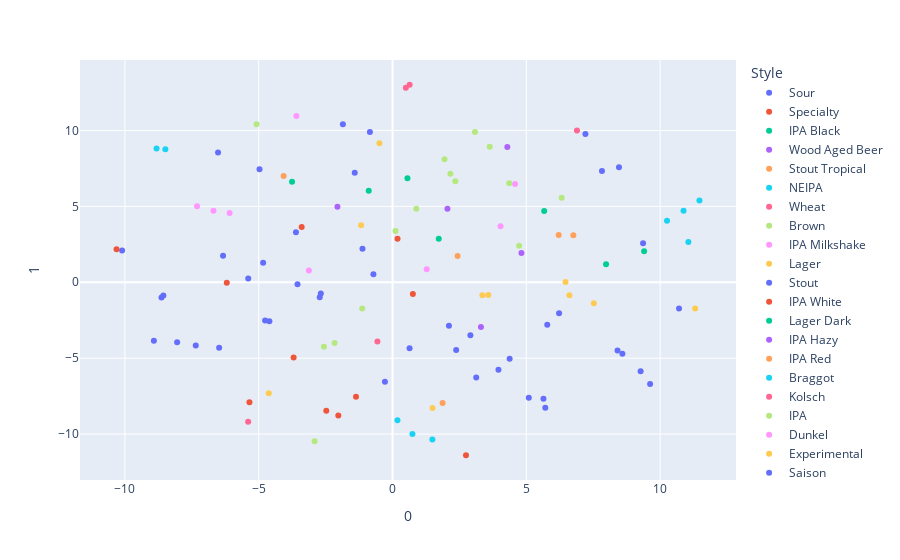

Source (notebook cell):
### Code cell
fig = px.scatter(tsne_df,
                 x=0,
                 y=1,
                 color="Style",
                 hover_data=["Beer", "Section", "Number"]
                )
fig.show()

### Figure 1 — Plotly figure (JSON) as saved in the notebook; plotly's stock layout.template omitted (floating-point values rounded to 4 significant figures)
{"data": [{"customdata": [["Boba Beer", 1, 1], ["Go! Go! Ichigo!", 1, 6], ["Lavender Cheesecake", 1, 12], ["Cherry Maguire", 1, 15], ["OnlyFlans", 1, 19], ["Long Island Iced Tea Sour", 2, 22], ["Violet Beauregarde's Blueberry Marshmallow Lactose Sour Ale", 2, 25], ["Bananarama Pina Colada", 2, 29], ["Squishee", 2, 32], ["Black Forrest Cake Sour", 2, 37], ["Cotton Candy Sour", 3, 44], ["Chrome Fury", 3, 48], ["Imperial Lemon Meringue Tart Sour", 3, 51], ["Salvaged Sour - Apple & Rhubarb Crumble Pastry Imperial Sour", 3, 55], ["Lush Guava Beer - Green Beacon x Vodka Cruiser Collaboration", 3, 58], ["Elektro Sour Wormhole", 3, 59], ["Carnival Sour", 4, 61], ["Weekend At Willies", 4, 66], ["Choc Cherry Bomb", 4, 70], ["G and T Gose", 4, 73], ["VoVo Whip", 4, 77], ["Almighty Asam", 5, 83], ["Pizza beer", 5, 88], ["Fruits on Fire", 5, 91], ["Feedback", 5, 93], ["Gulls Just Wanna Have Fun (Fish & Chip Gose)", 5, 98], ["Frootie & The Blowfish", 6, 108]], "hovertemplate": "Style=Sour<br>0=%{x}<br>1=%{y}<br>Beer=%{customdata[0]}<br>Section=%{customdata[1]}<br>Number=%{customdata[2]}<extra></extra>", "legendgroup": "Sour", "marker": {"color": "#636efa", "symbol": "circle"}, "mode": "markers", "name": "Sour", "orientation": "v", "showlegend": true, "type": "scatter", "x": [-6.479, 9.27, -10.11, -6.521, -4.835, 7.207, -8.635, -0.7146, 8.589, -1.413, -2.721, 9.362, 7.825, -5.393, -7.353, -3.551, -2.68, -1.123, -4.972, -8.918, -8.049, 6.224, -4.602, 8.407, -8.563, 8.461, -3.609], "xaxis": "x", "y": [-4.309, -5.853, 2.095, 8.555, 1.286, 9.766, -1.01, 0.5229, -4.706, 7.21, -0.979, 2.568, 7.332, 0.2505, -4.164, -0.1273, -0.7472, 2.205, 7.444, -3.853, -3.956, -2.043, -2.56, -4.5, -0.8763, 7.572, 3.297], "yaxis": "y"}, {"customdata": [["Homestead Blackberry and Apple Pastry Sour", 1, 2], ["Barrel Aged Rum Double Choc Brown Ale", 1, 8], ["Desert Lime Gimlet IPA", 2, 24], ["Bogan Fuel", 3, 47], ["Garth's Fave Punch Bowl", 4, 75], ["Woolshed Brewery and Vili's Family Bakery Meat Pint", 5, 85], ["Fiery Azzurro Pils", 6, 106], ["Hold the Pork", 6, 109], ["Raspberry Lemonade", 6, 110]], "hovertemplate": "Style=Specialty<br>0=%{x}<br>1=%{y}<br>Beer=%{customdata[0]}<br>Section=%{customdata[1]}<br>Number=%{customdata[2]}<extra></extra>", "legendgroup": "Specialty", "marker": {"color": "#EF553B", "symbol": "circle"}, "mode": "markers", "name": "Specialty", "orientation": "v", "showlegend": true, "type": "scatter", "x": [-6.195, -2.027, -10.31, -1.366, -2.475, -3.696, 2.744, 0.7589, -5.348], "xaxis": "x", "y": [-0.03657, -8.782, 2.173, -7.533, -8.461, -4.949, -11.39, -0.7711, -7.905], "yaxis": "y"}, {"customdata": [["Suit Up", 1, 3], ["Mulberry Bush Imperial IPA", 3, 53], ["Invisible Oranges", 6, 107]], "hovertemplate": "Style=IPA Black<br>0=%{x}<br>1=%{y}<br>Beer=%{customdata[0]}<br>Section=%{customdata[1]}<br>Number=%{customdata[2]}<extra></extra>", "legendgroup": "IPA Black", "marker": {"color": "#00cc96", "symbol": "circle"}, "mode": "markers", "name": "IPA Black", "orientation": "v", "showlegend": true, "type": "scatter", "x": [5.667, 0.5571, -0.89], "xaxis": "x", "y": [4.687, 6.856, 6.027], "yaxis": "y"}, {"customdata": [["Whiskey in the jar", 1, 4]], "hovertemplate": "Style=Wood Aged Beer<br>0=%{x}<br>1=%{y}<br>Beer=%{customdata[0]}<br>Section=%{customdata[1]}<br>Number=%{customdata[2]}<extra></extra>", "legendgroup": "Wood Aged Beer", "marker": {"color": "#ab63fa", "symbol": "circle"}, "mode": "markers", "name": "Wood Aged Beer", "orientation": "v", "showlegend": true, "type": "scatter", "x": [3.303], "xaxis": "x", "y": [-2.941], "yaxis": "y"}, {"customdata": [["Marsden Neopolitan Porter", 1, 5]], "hovertemplate": "Style=Stout Tropical<br>0=%{x}<br>1=%{y}<br>Beer=%{customdata[0]}<br>Section=%{customdata[1]}<br>Number=%{customdata[2]}<extra></extra>", "legendgroup": "Stout Tropical", "marker": {"color": "#FFA15A", "symbol": "circle"}, "mode": "markers", "name": "Stout Tropical", "orientation": "v", "showlegend": true, "type": "scatter", "x": [1.87], "xaxis": "x", "y": [-7.96], "yaxis": "y"}, {"customdata": [["Market 2023", 1, 7], ["Unicorn NEIPA", 1, 20], ["Hawke's Bob Hulk Double Hazy IPA", 5, 92], ["PROPER GABS", 6, 104]], "hovertemplate": "Style=NEIPA<br>0=%{x}<br>1=%{y}<br>Beer=%{customdata[0]}<br>Section=%{customdata[1]}<br>Number=%{customdata[2]}<extra></extra>", "legendgroup": "NEIPA", "marker": {"color": "#19d3f3", "symbol": "circle"}, "mode": "markers", "name": "NEIPA", "orientation": "v", "showlegend": true, "type": "scatter", "x": [11.05, 10.87, 10.26, 11.47], "xaxis": "x", "y": [2.648, 4.715, 4.057, 5.391], "yaxis": "y"}, {"customdata": [["I am Weiss", 1, 9], ["Bloody Mystic", 3, 56]], "hovertemplate": "Style=Wheat<br>0=%{x}<br>1=%{y}<br>Beer=%{customdata[0]}<br>Section=%{customdata[1]}<br>Number=%{customdata[2]}<extra></extra>", "legendgroup": "Wheat", "marker": {"color": "#FF6692", "symbol": "circle"}, "mode": "markers", "name": "Wheat", "orientation": "v", "showlegend": true, "type": "scatter", "x": [-5.396, 6.891], "xaxis": "x", "y": [-9.19, 9.998], "yaxis": "y"}, {"customdata": [["Tim, Tam & Tom", 1, 10]], "hovertemplate": "Style=Brown<br>0=%{x}<br>1=%{y}<br>Beer=%{customdata[0]}<br>Section=%{customdata[1]}<br>Number=%{customdata[2]}<extra></extra>", "legendgroup": "Brown", "marker": {"color": "#B6E880", "symbol": "circle"}, "mode": "markers", "name": "Brown", "orientation": "v", "showlegend": true, "type": "scatter", "x": [-2.912], "xaxis": "x", "y": [-10.47], "yaxis": "y"}, {"customdata": [["Molecular Bubble Tea IPA", 1, 11], ["Balloon Animals", 4, 74]], "hovertemplate": "Style=IPA Milkshake<br>0=%{x}<br>1=%{y}<br>Beer=%{customdata[0]}<br>Section=%{customdata[1]}<br>Number=%{customdata[2]}<extra></extra>", "legendgroup": "IPA Milkshake", "marker": {"color": "#FF97FF", "symbol": "circle"}, "mode": "markers", "name": "IPA Milkshake", "orientation": "v", "showlegend": true, "type": "scatter", "x": [4.579, -3.594], "xaxis": "x", "y": [6.477, 10.95], "yaxis": "y"}, {"customdata": [["SAB Lite", 1, 13], ["Throat Pour", 2, 36], ["Can't Be A Root", 3, 43], ["Burleigh Black Giraffe Double Shot", 4, 64], ["Aztec (Pale Chocolate Lager)", 5, 87], ["Barrel Aged Cerveza", 5, 95]], "hovertemplate": "Style=Lager<br>0=%{x}<br>1=%{y}<br>Beer=%{customdata[0]}<br>Section=%{customdata[1]}<br>Number=%{customdata[2]}<extra></extra>", "legendgroup": "Lager", "marker": {"color": "#FECB52", "symbol": "circle"}, "mode": "markers", "name": "Lager", "orientation": "v", "showlegend": true, "type": "scatter", "x": [6.464, 6.609, 11.31, -0.4888, 7.522, 3.578], "xaxis": "x", "y": [0.01361, -0.8526, -1.732, 9.157, -1.382, -0.8336], "yaxis": "y"}, {"customdata": [["Don't Go Baking My Heart'", 1, 14], ["The Lover", 1, 17], ["Augustus Gloop's Choc Fudge Peanut Brittle Stout", 2, 26], ["Peanut Butter Brownie Imperial Stout", 2, 33], ["The Snowball Effect", 2, 40], ["Take 5 - Choc Caramel Peanut Butter Cup Double Milk Stout", 3, 54], ["Maple Bacon Pancake Stout", 3, 57], ["Imperial White Choc & Macadamia Stout", 4, 65], ["Barrel-Aged Raspberry Imperial Stout", 4, 69], ["Mind-bottling, isn't it?", 4, 76], ["Hypster Latte Stout", 5, 90], ["MSB Chocolate Bubble Imperial Stout", 5, 94], ["Soutini 2.0", 5, 99], ["AWW Duck Yeah!", 6, 101], ["Lucky Charms Cereal Milk Stout", 6, 111]], "hovertemplate": "Style=Stout<br>0=%{x}<br>1=%{y}<br>Beer=%{customdata[0]}<br>Section=%{customdata[1]}<br>Number=%{customdata[2]}<extra></extra>", "legendgroup": "Stout", "marker": {"color": "#636efa", "symbol": "circle"}, "mode": "markers", "name": "Stout", "orientation": "v", "showlegend": true, "type": "scatter", "x": [9.625, 3.127, 5.092, 5.64, 2.909, 5.708, 0.6371, 2.377, 2.107, -0.285, 5.782, 3.958, -0.8454, -1.856, 4.376], "xaxis": "x", "y": [-6.696, -6.281, -7.602, -7.673, -3.486, -8.259, -4.352, -4.454, -2.866, -6.557, -2.792, -5.756, 9.905, 10.4, -5.037], "yaxis": "y"}, {"customdata": [["The Taverner - All Brut Low Glut", 1, 16]], "hovertemplate": "Style=IPA White<br>0=%{x}<br>1=%{y}<br>Beer=%{customdata[0]}<br>Section=%{customdata[1]}<br>Number=%{customdata[2]}<extra></extra>", "legendgroup": "IPA White", "marker": {"color": "#EF553B", "symbol": "circle"}, "mode": "markers", "name": "IPA White", "orientation": "v", "showlegend": true, "type": "scatter", "x": [0.1864], "xaxis": "x", "y": [2.86], "yaxis": "y"}, {"customdata": [["Escape with the Schwartz", 1, 18], ["Red frog, Raspberry dark lager", 2, 27], ["Mango Stormy", 4, 79]], "hovertemplate": "Style=Lager Dark<br>0=%{x}<br>1=%{y}<br>Beer=%{customdata[0]}<br>Section=%{customdata[1]}<br>Number=%{customdata[2]}<extra></extra>", "legendgroup": "Lager Dark", "marker": {"color": "#00cc96", "symbol": "circle"}, "mode": "markers", "name": "Lager Dark", "orientation": "v", "showlegend": true, "type": "scatter", "x": [-3.755, 7.978, 9.401], "xaxis": "x", "y": [6.624, 1.181, 2.037], "yaxis": "y"}, {"customdata": [["Calippso Juicy IPA", 2, 21], ["Throwing Haze", 2, 30], ["THE WAY OF TEA", 6, 102]], "hovertemplate": "Style=IPA Hazy<br>0=%{x}<br>1=%{y}<br>Beer=%{customdata[0]}<br>Section=%{customdata[1]}<br>Number=%{customdata[2]}<extra></extra>", "legendgroup": "IPA Hazy", "marker": {"color": "#ab63fa", "symbol": "circle"}, "mode": "markers", "name": "IPA Hazy", "orientation": "v", "showlegend": true, "type": "scatter", "x": [4.289, 4.817, 2.052], "xaxis": "x", "y": [8.905, 1.924, 4.848], "yaxis": "y"}, {"customdata": [["Upper Management", 2, 23], ["Rye Rye Rye Delilah", 3, 41], ["Mountain Sunset", 4, 78]], "hovertemplate": "Style=IPA Red<br>0=%{x}<br>1=%{y}<br>Beer=%{customdata[0]}<br>Section=%{customdata[1]}<br>Number=%{customdata[2]}<extra></extra>", "legendgroup": "IPA Red", "marker": {"color": "#FFA15A", "symbol": "circle"}, "mode": "markers", "name": "IPA Red", "orientation": "v", "showlegend": true, "type": "scatter", "x": [6.209, 6.756, 2.429], "xaxis": "x", "y": [3.113, 3.095, 1.732], "yaxis": "y"}, {"customdata": [["Cherry Fruited Braggot", 2, 28], ["Waggle Buzz", 3, 46]], "hovertemplate": "Style=Braggot<br>0=%{x}<br>1=%{y}<br>Beer=%{customdata[0]}<br>Section=%{customdata[1]}<br>Number=%{customdata[2]}<extra></extra>", "legendgroup": "Braggot", "marker": {"color": "#19d3f3", "symbol": "circle"}, "mode": "markers", "name": "Braggot", "orientation": "v", "showlegend": true, "type": "scatter", "x": [-8.49, -8.819], "xaxis": "x", "y": [8.763, 8.805], "yaxis": "y"}, {"customdata": [["Sticke Coffee Kolsch", 2, 31], ["Snowy's Kolsch", 5, 89]], "hovertemplate": "Style=Kolsch<br>0=%{x}<br>1=%{y}<br>Beer=%{customdata[0]}<br>Section=%{customdata[1]}<br>Number=%{customdata[2]}<extra></extra>", "legendgroup": "Kolsch", "marker": {"color": "#FF6692", "symbol": "circle"}, "mode": "markers", "name": "Kolsch", "orientation": "v", "showlegend": true, "type": "scatter", "x": [0.4968, 0.6385], "xaxis": "x", "y": [12.81, 13.01], "yaxis": "y"}, {"customdata": [["The Beery Beer", 2, 34], ["Peak Hype", 2, 38], ["The Craft and Co. WIPA", 3, 45], ["Ginger Nut Sparkling IPA", 3, 50], ["Tha Thiccness Version 2", 3, 60], ["Fists of Fiori", 4, 68], ["Tropo-Thiol", 4, 72], ["Brut IPA", 5, 81], ["Pumpkin of Liberty IPA", 5, 86], ["Living the Cream", 5, 96], ["Keeping It Simple", 5, 100], ["No Place Like Aus", 6, 103], ["Ronin - Japanese Double IPA", 6, 112]], "hovertemplate": "Style=IPA<br>0=%{x}<br>1=%{y}<br>Beer=%{customdata[0]}<br>Section=%{customdata[1]}<br>Number=%{customdata[2]}<extra></extra>", "legendgroup": "IPA", "marker": {"color": "#B6E880", "symbol": "circle"}, "mode": "markers", "name": "IPA", "orientation": "v", "showlegend": true, "type": "scatter", "x": [-2.165, 4.729, 0.1099, 4.361, 6.319, 2.161, 3.631, 1.941, 2.345, -5.081, -1.134, 0.8879, 3.079], "xaxis": "x", "y": [-3.995, 2.399, 3.378, 6.52, 5.564, 7.143, 8.921, 8.107, 6.654, 10.41, -1.733, 4.844, 9.9], "yaxis": "y"}, {"customdata": [["Munich Dunkel", 2, 35]], "hovertemplate": "Style=Dunkel<br>0=%{x}<br>1=%{y}<br>Beer=%{customdata[0]}<br>Section=%{customdata[1]}<br>Number=%{customdata[2]}<extra></extra>", "legendgroup": "Dunkel", "marker": {"color": "#FF97FF", "symbol": "circle"}, "mode": "markers", "name": "Dunkel", "orientation": "v", "showlegend": true, "type": "scatter", "x": [4.035], "xaxis": "x", "y": [3.692], "yaxis": "y"}, {"customdata": [["Drinkin' Donuts Imperial Jam Donut Golden Ale", 2, 39], ["Biscoff Ice Cream Porter", 3, 49]], "hovertemplate": "Style=Experimental<br>0=%{x}<br>1=%{y}<br>Beer=%{customdata[0]}<br>Section=%{customdata[1]}<br>Number=%{customdata[2]}<extra></extra>", "legendgroup": "Experimental", "marker": {"color": "#FECB52", "symbol": "circle"}, "mode": "markers", "name": "Experimental", "orientation": "v", "showlegend": true, "type": "scatter", "x": [-4.625, 1.494], "xaxis": "x", "y": [-7.316, -8.283], "yaxis": "y"}, {"customdata": [["\"Grandmere's Crumble\" Rhubarb & Custard (Apple) Saison", 3, 42], ["Life Can Be Sweet & Sour", 4, 67], ["Hail Mary, Hair of the Dog", 6, 105]], "hovertemplate": "Style=Saison<br>0=%{x}<br>1=%{y}<br>Beer=%{customdata[0]}<br>Section=%{customdata[1]}<br>Number=%{customdata[2]}<extra></extra>", "legendgroup": "Saison", "marker": {"color": "#636efa", "symbol": "circle"}, "mode": "markers", "name": "Saison", "orientation": "v", "showlegend": true, "type": "scatter", "x": [-6.334, 10.71, -4.761], "xaxis": "x", "y": [1.747, -1.722, -2.511], "yaxis": "y"}, {"customdata": [["Hop Quad Buns", 3, 52]], "hovertemplate": "Style=Belgian Quad<br>0=%{x}<br>1=%{y}<br>Beer=%{customdata[0]}<br>Section=%{customdata[1]}<br>Number=%{customdata[2]}<extra></extra>", "legendgroup": "Belgian Quad", "marker": {"color": "#EF553B", "symbol": "circle"}, "mode": "markers", "name": "Belgian Quad", "orientation": "v", "showlegend": true, "type": "scatter", "x": [-3.396], "xaxis": "x", "y": [3.633], "yaxis": "y"}, {"customdata": [["The Nugget", 4, 62]], "hovertemplate": "Style=IPA Wild<br>0=%{x}<br>1=%{y}<br>Beer=%{customdata[0]}<br>Section=%{customdata[1]}<br>Number=%{customdata[2]}<extra></extra>", "legendgroup": "IPA Wild", "marker": {"color": "#00cc96", "symbol": "circle"}, "mode": "markers", "name": "IPA Wild", "orientation": "v", "showlegend": true, "type": "scatter", "x": [1.728], "xaxis": "x", "y": [2.873], "yaxis": "y"}, {"customdata": [["Buck Yeah", 4, 63]], "hovertemplate": "Style=Eisbock<br>0=%{x}<br>1=%{y}<br>Beer=%{customdata[0]}<br>Section=%{customdata[1]}<br>Number=%{customdata[2]}<extra></extra>", "legendgroup": "Eisbock", "marker": {"color": "#ab63fa", "symbol": "circle"}, "mode": "markers", "name": "Eisbock", "orientation": "v", "showlegend": true, "type": "scatter", "x": [-2.059], "xaxis": "x", "y": [4.979], "yaxis": "y"}, {"customdata": [["Dayummm", 4, 71]], "hovertemplate": "Style=Schwarzbier<br>0=%{x}<br>1=%{y}<br>Beer=%{customdata[0]}<br>Section=%{customdata[1]}<br>Number=%{customdata[2]}<extra></extra>", "legendgroup": "Schwarzbier", "marker": {"color": "#FFA15A", "symbol": "circle"}, "mode": "markers", "name": "Schwarzbier", "orientation": "v", "showlegend": true, "type": "scatter", "x": [-4.071], "xaxis": "x", "y": [6.996], "yaxis": "y"}, {"customdata": [["Barrel Aged Imperial Porter", 4, 80], ["Cherry Ripe Porter", 5, 84], ["YO HO!", 5, 97]], "hovertemplate": "Style=Porter<br>0=%{x}<br>1=%{y}<br>Beer=%{customdata[0]}<br>Section=%{customdata[1]}<br>Number=%{customdata[2]}<extra></extra>", "legendgroup": "Porter", "marker": {"color": "#19d3f3", "symbol": "circle"}, "mode": "markers", "name": "Porter", "orientation": "v", "showlegend": true, "type": "scatter", "x": [1.488, 0.7433, 0.1834], "xaxis": "x", "y": [-10.35, -9.996, -9.089], "yaxis": "y"}, {"customdata": [["Smokey Bacon Balls", 5, 82]], "hovertemplate": "Style=Rauchbier<br>0=%{x}<br>1=%{y}<br>Beer=%{customdata[0]}<br>Section=%{customdata[1]}<br>Number=%{customdata[2]}<extra></extra>", "legendgroup": "Rauchbier", "marker": {"color": "#FF6692", "symbol": "circle"}, "mode": "markers", "name": "Rauchbier", "orientation": "v", "showlegend": true, "type": "scatter", "x": [-0.564], "xaxis": "x", "y": [-3.902], "yaxis": "y"}, {"customdata": [["Spicy Wombat", 6, 113]], "hovertemplate": "Style=Ginger<br>0=%{x}<br>1=%{y}<br>Beer=%{customdata[0]}<br>Section=%{customdata[1]}<br>Number=%{customdata[2]}<extra></extra>", "legendgroup": "Ginger", "marker": {"color": "#B6E880", "symbol": "circle"}, "mode": "markers", "name": "Ginger", "orientation": "v", "showlegend": true, "type": "scatter", "x": [-2.566], "xaxis": "x", "y": [-4.239], "yaxis": "y"}, {"customdata": [["Cherry Nice Graf", 6, 114], ["Apple and Black Currant Cider", 6, 117], ["Sour Pineapple Sour", 6, 118], ["Eddies Organic Cider - Crisp Apple", 6, 119], ["Splicer", 6, 120]], "hovertemplate": "Style=Cider<br>0=%{x}<br>1=%{y}<br>Beer=%{customdata[0]}<br>Section=%{customdata[1]}<br>Number=%{customdata[2]}<extra></extra>", "legendgroup": "Cider", "marker": {"color": "#FF97FF", "symbol": "circle"}, "mode": "markers", "name": "Cider", "orientation": "v", "showlegend": true, "type": "scatter", "x": [-7.305, -6.692, -3.127, -6.089, 1.277], "xaxis": "x", "y": [5.006, 4.714, 0.7774, 4.561, 0.8654], "yaxis": "y"}, {"customdata": [["Pinapple Express", 6, 115], ["Barrel Aged Seltzerita", 6, 116]], "hovertemplate": "Style=Seltzer<br>0=%{x}<br>1=%{y}<br>Beer=%{customdata[0]}<br>Section=%{customdata[1]}<br>Number=%{customdata[2]}<extra></extra>", "legendgroup": "Seltzer", "marker": {"color": "#FECB52", "symbol": "circle"}, "mode": "markers", "name": "Seltzer", "orientation": "v", "showlegend": true, "type": "scatter", "x": [-1.176, 3.358], "xaxis": "x", "y": [3.759, -0.8553], "yaxis": "y"}], "layout": {"legend": {"title": {"text": "Style"}, "tracegroupgap": 0}, "margin": {"t": 60}, "xaxis": {"anchor": "y", "domain": [0, 1], "title": {"text": "0"}}, "yaxis": {"anchor": "x", "domain": [0, 1], "title": {"text": "1"}}}}
